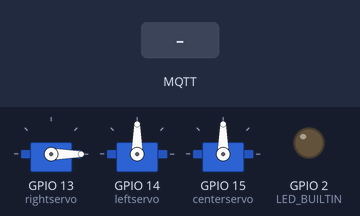
The sketch below on a simulated ESP32. On the bench: 3 × servo, output pins drawn as LEDs (lit = HIGH). The test bench sets the inputs (shaded band). WiFi joins after 1.5 s; servers stay silent unless stated; no MQTT or app messages arrive unless stated; what the sketch prints to the serial monitor is not drawn.

Above: at 2.8 s.
2.9 s: MQTT message "90" arrives on the first subscribed topic
At 3.3 s:
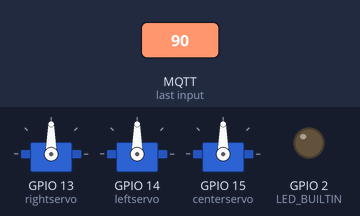
4.4 s: MQTT message "5" arrives on the second subscribed topic
At 5.6 s:
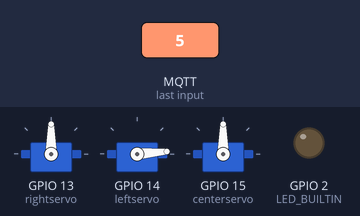
5.9 s: MQTT message "200" arrives on the first subscribed topic
At 6.7 s:
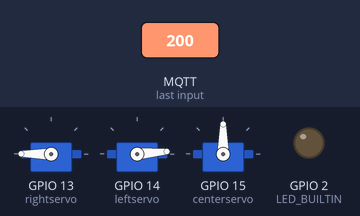
7.4 s: MQTT message "1" arrives on the first subscribed topic
At 7.9 s:
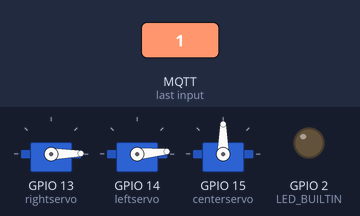
8.9 s: MQTT message "200" arrives on the second subscribed topic
At 10.1 s:
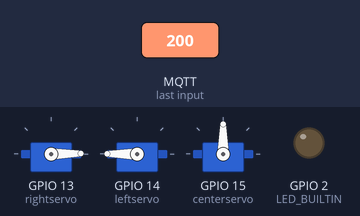
10.4 s: MQTT message "90" arrives on the first subscribed topic
At 11.3 s:
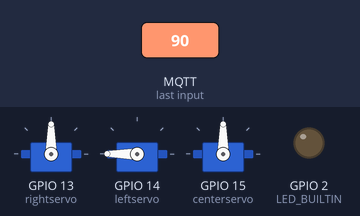
Timing chart, 0 to 12.9 s (numbered marks = the images above; inputs shaded):
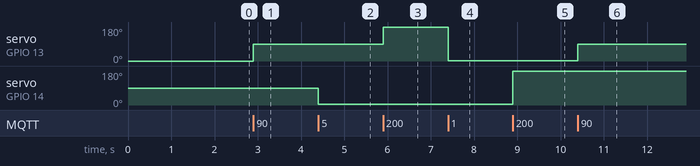

The sketch:

mqtt-servo-controller.ino
```cpp
#include <ESP32Servo.h>
#include <WiFi.h>
#include <PubSubClient.h>
// #include <ArduinoJson.h>

const char* ssid     = "OH_KSU_IOT";
const char* password = "ESP32iot!";
const char* host = "192.168.1.132";

#define SAMPLE_RATE 500
#define BAUD_RATE 115200
#define INPUT_PIN A0
#define ONBOARD_LED 2

WiFiClient espClient;
PubSubClient client(espClient);

Servo rightservo;  // create servo object to control a servo
Servo leftservo;
Servo centerservo;

// twelve servo objects can be created on most boards
// int servoPeriod = 2; // call the MoveServo function every servoPeriod ms
// long servoTimer = 0;
int servoPosition = 0; // variable to store the servo position

int timer = millis();

void setup() {
  // Serial connection begin
  pinMode(LED_BUILTIN, OUTPUT);
  Serial.begin(115200);
  rightservo.attach(13);  // attaches the servo on pin 13 to the servo object
  leftservo.attach(14);
  centerservo.attach(15);
  rightservo.write(servoPosition);

  // Wifi initialization
  WiFi.mode(WIFI_STA);
  WiFi.begin(ssid, password);
  delay(100);
  while (WiFi.status() != WL_CONNECTED) {
    delay(500);
    Serial.print(".");
  }
  Serial.println("");
  Serial.println("WiFi connected");
  Serial.println("IP address: ");
  Serial.println(WiFi.localIP());

  // MQTT Setup
  client.setServer(host, 1883);
  client.setCallback(callback);
}

void loop() {
  // put your main code here, to run repeatedly:
  if (!client.connected()) {
    reconnect();
  }
  client.loop();
  if(millis() - timer >= 1000){
    // Serial.println("Running");
    timer = millis();
  }
}

void callback(char* topic, byte* payload, unsigned int length) {
  // get a number out of servoString
  int input = 0;
  // string to int
  for(int i = 0; i < length; i++){
    input += ((uint8_t)payload[i] - 48) * pow(10, length - 1 - i);
  }
  servoPosition = input;
  Serial.println(topic);
  Serial.println(servoPosition);
  Serial.println();
  if (topic[7] == 'r'){
    rightservo.write(servoPosition);
  }
  else if (topic[7] == 'l'){
    leftservo.write(servoPosition);
  }
  else if (topic[7] == 'b'){
    centerservo.write(servoPosition);
  }

}

void reconnect() {
  // Loop until we're reconnected
  while (!client.connected()) {
    Serial.print("Attempting MQTT connection...");
    // Create a random client ID
    String clientId = "controller";
    // clientId += String(random(0xffff), HEX);
    // Attempt to connect
    if (client.connect(clientId.c_str())) {
      Serial.println("connected");
      // Once connected, publish an announcement...
      client.publish("/reser/rightarm", "hello world");
      // ... and resubscribe
      client.subscribe("/reser/rightarm");
      client.subscribe("/reser/leftarm");
    } else {
      Serial.print("failed, rc=");
      Serial.print(client.state());
      Serial.println(" try again in 5 seconds");
      // Wait 5 seconds before retrying
      delay(5000);
    }
  }
}
```

Measured:
- after the input at 2.9 s, servo on GPIO 13 (rightservo): 0° → 90° at once
- after the input at 4.4 s, servo on GPIO 14 (leftservo): 90° → 5° at once
- after the input at 5.9 s, servo on GPIO 13 (rightservo): 90° → 180° at once
- after the input at 7.4 s, servo on GPIO 13 (rightservo): 180° → 1° at once
- after the input at 8.9 s, servo on GPIO 14 (leftservo): 5° → 180° at once
- after the input at 10.4 s, servo on GPIO 13 (rightservo): 1° → 90° at once
